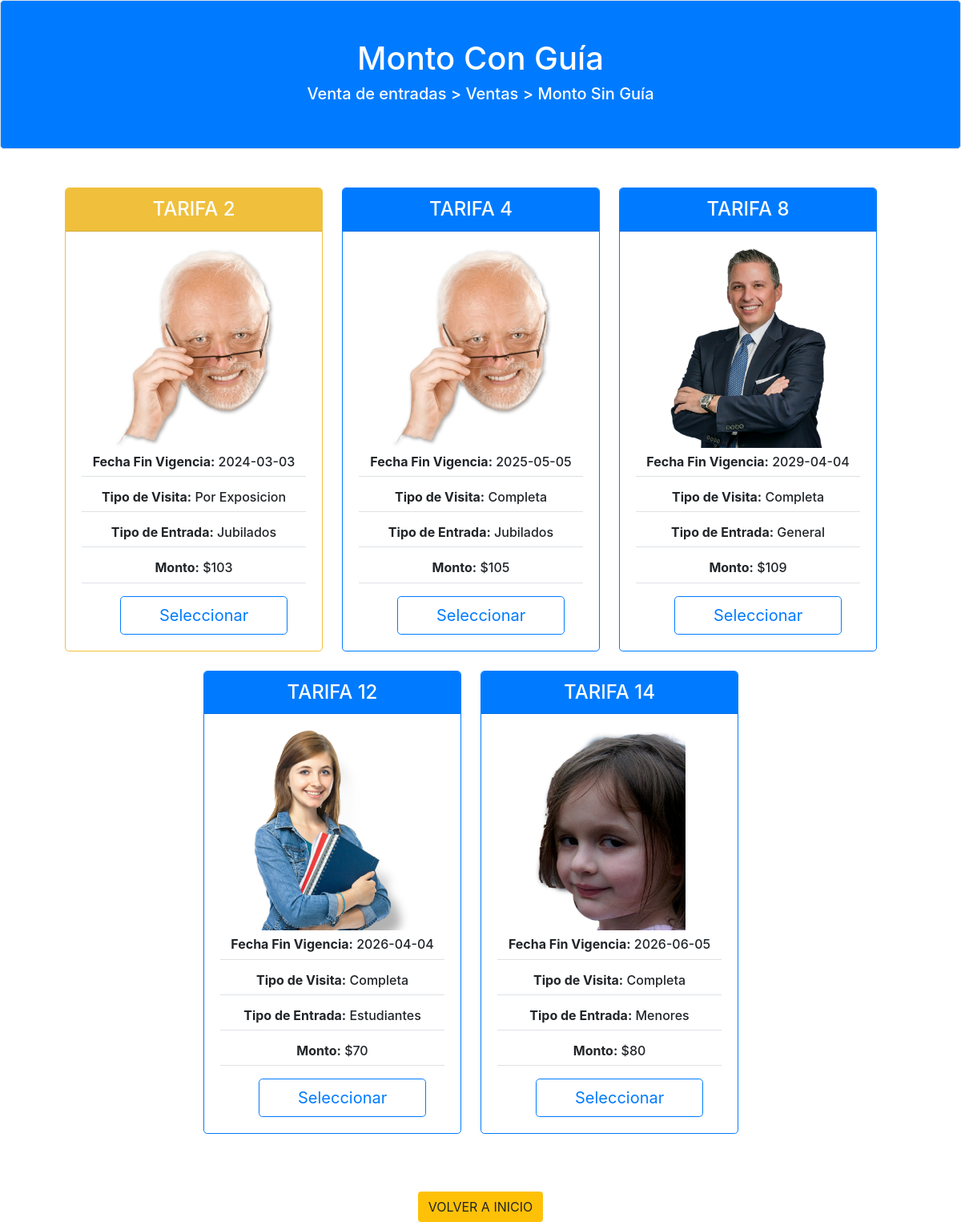
The app's page /montosinguia/ with its own data.
### rve/models/Tarifa.py (models this page shows, shortened)
class Tarifa(models.Model):
    fechaFinVigencia = models.CharField(max_length=100)
    fechaInicioVigencia= models.CharField(max_length=100)
    monto = models.IntegerField()
    montoAdicionalGuia = models.IntegerField()
    nro_sede = models.IntegerField(null=True)
    tipoDeEntrada = models.ForeignKey(TipoEntrada, on_delete=models.PROTECT, null=True) #Clave foranea
    tipoVisita = models.ForeignKey(TipoVisita, on_delete=models.PROTECT, null=True) #Clave foranea
    def fechaInicioVigencia(self,x):
        self.fechaInicioVigencia = x

### rve/models/TipoVisita.py (models this page shows, shortened)
class TipoVisita(models.Model):
    nombre = models.CharField(max_length=100)

### rve/models/TipoEntrada.py (models this page shows, shortened)
class TipoEntrada(models.Model):
    nombre = models.CharField(max_length=100)

### rve/views.py (the view)
# urls.py: path('montosinguia/', montoSinGuia),
def montoSinGuia(request):
    return render(request, 'montosinguia.html', {"tarifas": controlador.tarifas})

### rve/templates/montosinguia.html (shortened to what this page needs)
<head>
 {% load static %}
   {% load bootstrap4 %}
  {%bootstrap_css %}
      <link rel="stylesheet" type="text/css" href="{% static 'css/style.css' %}"/>
</head>
<body>
  <div class="text-center mb-5">
    <div class="border bg-primary rounded-lg text-white mx-auto">
        <h1 class="pt-5 px-3">Monto Con Guía</h1>
        <h5 class="pb-5"> <a href="http://127.0.0.1:8000/" class="text-white">Venta de entradas</a> > <a href="http://127.0.0.1:8000/venta/" class="text-white">Ventas</a> > Monto Sin Guía</h5>
    </div>
  </div>
  <div class="container">
    <div class="card-deck mb-3 text-center d-flex justify-content-center d-flex justify-content-center">
      {% for tarifa in tarifas %}
          {%if tarifa.tipoVisita.nombre == 'Completa'%}
          <div class="mb-4 mr-4 border border-completa rounded-lg box-shadow overflow-auto">
            <div class="card-header completa">
          {%else%}
          <div class="mb-4 mr-4 border border-exposicion rounded-lg box-shadow overflow-auto">
            <div class="card-header por-exposicion">
          {%endif%}
          <h4 class="my-0 text-uppercase text-white">Tarifa {{tarifa.id}}</h4>
        </div>
        <div class="card-body card-tarifa">
                    {% if tarifa.tipoDeEntrada.nombre == 'Menores' %}
            <img class="card-image" src="{% static 'images/disaster-girl.png' %}" alt="Menores"/>
            {% elif tarifa.tipoDeEntrada.nombre == 'Estudiantes' %}
            <img class="card-image" src="{% static 'images/student.png' %}" alt="Estudiantes" />
            {% elif tarifa.tipoDeEntrada.nombre == 'General' %}
            <img class="card-image" src="{% static 'images/businessman.png' %}" alt="General" />
            {% else %}
            <img class="card-image" src="{% static 'images/harold.png' %}" alt="Jubilados" />
            {%endif%}
          <ul class="list-unstyled">
            <li class="py-2 h6 border-bottom">
              <span class="font-weight-bold">Fecha Fin Vigencia:</span> {{tarifa.fechaFinVigencia}}
            </li>
            <li class="py-2 h6 border-bottom">
              <span class="font-weight-bold">Tipo de Visita:</span> {{tarifa.tipoVisita.nombre}}
            </li>
            <li class="py-2 h6 border-bottom">
              <span class="font-weight-bold">Tipo de Entrada:</span> {{tarifa.tipoDeEntrada.nombre}}
            </li>
            <li class="py-2 h6 border-bottom"><span class="font-weight-bold">Monto:</span> ${{tarifa.monto}}</li>
          </ul>
          <form action="/duracion/" method="GET" class="m-0">
            <input
              class="btn btn-outline-primary btn-lg px-5 mx-5"
              type="submit"
              value="Seleccionar"
            />
          </form>
        </div>
      </div>
      {%endfor%}
    </div>
  </div>
        <div class="d-flex justify-content-center mt-5" >
          <div class="row">
            <a type="button" class="btn bg-warning" href="http://127.0.0.1:8000/">VOLVER A INICIO</a>
          </div>
        </div>
</body>

### static/css/style.css (style rules this page uses)
.card-image { height: 250px; }
.completa { background-color: #007bff; }
.border-completa { border-color: #007bff !important; }
.por-exposicion { background-color: #F0C03C; }
.border-exposicion { border-color: #F0C03C !important; }
.card-tarifa { width: 320px; }

### records on screen
Tarifa: id "2", fechaFinVigencia "2024-03-03", tipoVisita.nombre "Por Exposicion", tipoDeEntrada.nombre "Jubilados", monto "103"
Tarifa: id "4", fechaFinVigencia "2025-05-05", tipoVisita.nombre "Completa", tipoDeEntrada.nombre "Jubilados", monto "105"
Tarifa: id "8", fechaFinVigencia "2029-04-04", tipoVisita.nombre "Completa", tipoDeEntrada.nombre "General", monto "109"
Tarifa: id "12", fechaFinVigencia "2026-04-04", tipoVisita.nombre "Completa", tipoDeEntrada.nombre "Estudiantes", monto "70"
Tarifa: id "14", fechaFinVigencia "2026-06-05", tipoVisita.nombre "Completa", tipoDeEntrada.nombre "Menores", monto "80"
